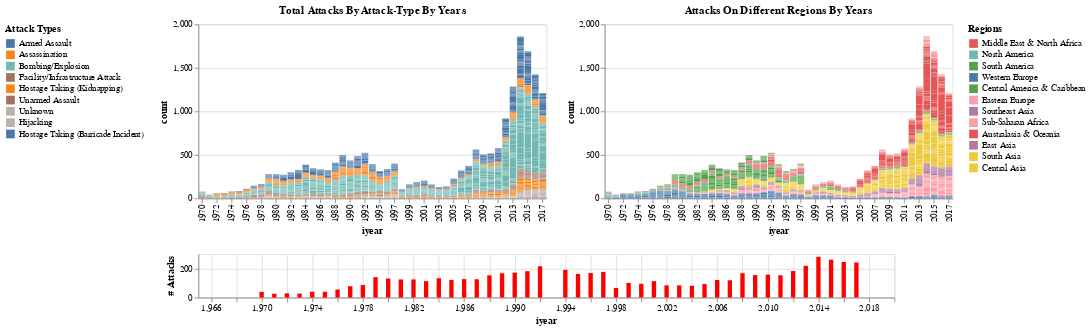

Here is the notebook cell this chart was saved with:
### Code cell
alt.data_transformers.disable_max_rows()
selection = alt.selection(type='interval')
selection2 = alt.selection_multi(fields=['attacktype1_txt'], bind='legend')
selection3 = alt.selection(type='interval')
selection4 = alt.selection_multi(fields=['region_txt'], bind='legend')
options = grouped_df1['targtype1_txt'].drop_duplicates().tolist()
new = []
new.append(None)
dropdown_options = new+options
dropdown = alt.binding_select(
    options=dropdown_options,
    name='Target Types',
    labels = ["ALL"]+dropdown_options[1:]
)

selection5 = alt.selection_single(
    fields=['targtype1_txt'],
    #value=[{'targtype1_txt': dropdown_options[0]}],
    bind=dropdown
)
years = alt.selection_interval(encodings=['x'])
bar_slider = alt.Chart(grouped_df1).mark_bar().encode(
    x='iyear',
    y=alt.Y('count()',axis = alt.Axis(title='# Attacks')),
    color = alt.value('red')).properties(height=50,width=800).add_selection(years)
# Create scatter plot
legend_attack = grouped_df1['attacktype1_txt'].drop_duplicates().tolist()
legend_region = grouped_df1['region_txt'].drop_duplicates().tolist()
scatter1 = alt.Chart(grouped_df1).mark_bar().encode(
    x=alt.X('iyear:O',axis=alt.Axis(values=x_ticks)),
    y = 'count:Q',
    #y=alt.Y('count:Q',scale=alt.Scale(domain=[0,2000])),
    #color=alt.Color('attacktype1_txt:N', legend=alt.Legend(orient='right')),
    color=alt.condition(selection2&selection3&selection4&selection5,
                        alt.Color('attacktype1_txt:N',
                                  legend=alt.Legend(orient='left',title='Attack Types',values=legend_attack)),
                        alt.value('lightgray'),
                       scale = alt.Scale(scheme = 'tableau10')),
    #shape = alt.condition(selection3,alt.Shape('attacktype1_txt:N'),alt.value('cross')),
    #shape = 'targtype1_txt:N',
    tooltip=['Country', 'City','Weapon_Type']
).add_selection(
    selection
).add_selection(
    selection2
).add_selection(
    selection5
).transform_filter(years).properties(width=400,height=200,title='Total Attacks By Attack-Type By Years')
scatter2 = alt.Chart(grouped_df1).mark_bar().encode(
    x=alt.X('iyear:O',axis=alt.Axis(values=x_ticks)),
    y=alt.Y('count:Q'),
    #color=alt.Color('region_txt:N', legend=alt.Legend(orient='right')),
    color=alt.condition(selection4&selection&selection2&selection5,
                        alt.Color('region_txt:N',
                                  legend=alt.Legend(orient='right',title='Regions',values=legend_region),
                                 scale = alt.Scale(scheme = 'tableau10')),
                        alt.value('lightgray')),
    #shape = alt.Shape('targtype1_txt:N',legend=None),
    #shape = 'targtype1_txt:N',
    tooltip=['Country', 'City','Weapon_Type']
).add_selection(
    selection3
).add_selection(
    selection4
).add_selection(
    selection5
).transform_filter(years).properties(width=400,height=200,title ='Attacks On Different Regions By Years')
charts = alt.hconcat(scatter1, scatter2).resolve_legend()
combined = charts&bar_slider
combined.save("visualisation3.html")
combined

### Figure 1 — Vega-Lite specification as saved in the notebook (floating-point values rounded to 4 significant figures; data arrays with more than 128 entries replaced by an {"elided": "..."} marker saying what was removed)
{"config": {"view": {"continuousWidth": 300, "continuousHeight": 300}}, "vconcat": [{"hconcat": [{"mark": {"type": "bar"}, "encoding": {"color": {"condition": {"test": {"and": [{"and": [{"and": [{"param": "param_158"}, {"param": "param_159"}]}, {"param": "param_160"}]}, {"param": "param_161"}]}, "field": "attacktype1_txt", "legend": {"orient": "left", "title": "Attack Types", "values": ["Armed Assault", "Assassination", "Bombing/Explosion", "Facility/Infrastructure Attack", "Hostage Taking (Kidnapping)", "Unarmed Assault", "Unknown", "Hijacking", "Hostage Taking (Barricade Incident)"]}, "type": "nominal"}, "value": "lightgray"}, "tooltip": [{"field": "Country", "type": "nominal"}, {"field": "City", "type": "nominal"}, {"field": "Weapon_Type", "type": "nominal"}], "x": {"axis": {"values": [1970, 1972, 1974, 1976, 1978, 1980, 1982, 1984, 1986, 1988, 1990, 1992, 1995, 1997, 1999, 2001, 2003, 2005, 2007, 2009, 2011, 2013, 2015, 2017]}, "field": "iyear", "type": "ordinal"}, "y": {"field": "count", "type": "quantitative"}}, "height": 200, "name": "view_79", "title": "Total Attacks By Attack-Type By Years", "transform": [{"filter": {"param": "param_162"}}], "width": 400}, {"mark": {"type": "bar"}, "encoding": {"color": {"condition": {"test": {"and": [{"and": [{"and": [{"param": "param_160"}, {"param": "param_157"}]}, {"param": "param_158"}]}, {"param": "param_161"}]}, "field": "region_txt", "legend": {"orient": "right", "title": "Regions", "values": ["Middle East & North Africa", "North America", "South America", "Western Europe", "Central America & Caribbean", "Eastern Europe", "Southeast Asia", "Sub-Saharan Africa", "Australasia & Oceania", "East Asia", "South Asia", "Central Asia"]}, "scale": {"scheme": "tableau10"}, "type": "nominal"}, "value": "lightgray"}, "tooltip": [{"field": "Country", "type": "nominal"}, {"field": "City", "type": "nominal"}, {"field": "Weapon_Type", "type": "nominal"}], "x": {"axis": {"values": [1970, 1972, 1974, 1976, 1978, 1980, 1982, 1984, 1986, 1988, 1990, 1992, 1995, 1997, 1999, 2001, 2003, 2005, 2007, 2009, 2011, 2013, 2015, 2017]}, "field": "iyear", "type": "ordinal"}, "y": {"field": "count", "type": "quantitative"}}, "height": 200, "name": "view_80", "title": "Attacks On Different Regions By Years", "transform": [{"filter": {"param": "param_162"}}], "width": 400}], "resolve": {"legend": {}}}, {"mark": {"type": "bar"}, "encoding": {"color": {"value": "red"}, "x": {"field": "iyear", "type": "quantitative"}, "y": {"aggregate": "count", "axis": {"title": "# Attacks"}, "type": "quantitative"}}, "height": 50, "name": "view_81", "width": 800}], "data": {"name": "data-c86c902d4bfcb4d4c7d83372e3a8ae70"}, "params": [{"name": "param_157", "select": {"type": "interval"}, "views": ["view_79"]}, {"name": "param_158", "select": {"type": "point", "fields": ["attacktype1_txt"]}, "bind": "legend", "views": ["view_79"]}, {"name": "param_161", "select": {"type": "point", "fields": ["targtype1_txt"]}, "bind": {"input": "select", "options": [null, "Military", "Police", "Government (Diplomatic)", "Private Citizens & Property", "Journalists & Media", "Business", "Religious Figures/Institutions", "Airports & Aircraft", "Educational Institution", "Government (General)", "Telecommunication", "Tourists", "Utilities", "NGO", "Transportation", "Violent Political Party", "Terrorists/Non-State Militia", "Unknown", "Abortion Related", "Maritime", "Food or Water Supply", "Other"], "labels": ["ALL", "Military", "Police", "Government (Diplomatic)", "Private Citizens & Property", "Journalists & Media", "Business", "Religious Figures/Institutions", "Airports & Aircraft", "Educational Institution", "Government (General)", "Telecommunication", "Tourists", "Utilities", "NGO", "Transportation", "Violent Political Party", "Terrorists/Non-State Militia", "Unknown", "Abortion Related", "Maritime", "Food or Water Supply", "Other"], "name": "Target Types"}, "views": ["view_79", "view_80"]}, {"name": "param_159", "select": {"type": "interval"}, "views": ["view_80"]}, {"name": "param_160", "select": {"type": "point", "fields": ["region_txt"]}, "bind": "legend", "views": ["view_80"]}, {"name": "param_162", "select": {"type": "interval", "encodings": ["x"]}, "views": ["view_81"]}], "$schema": "https://vega.github.io/schema/vega-lite/v5.6.1.json", "datasets": {"data-c86c902d4bfcb4d4c7d83372e3a8ae70": {"elided": "6176 records"}}}
